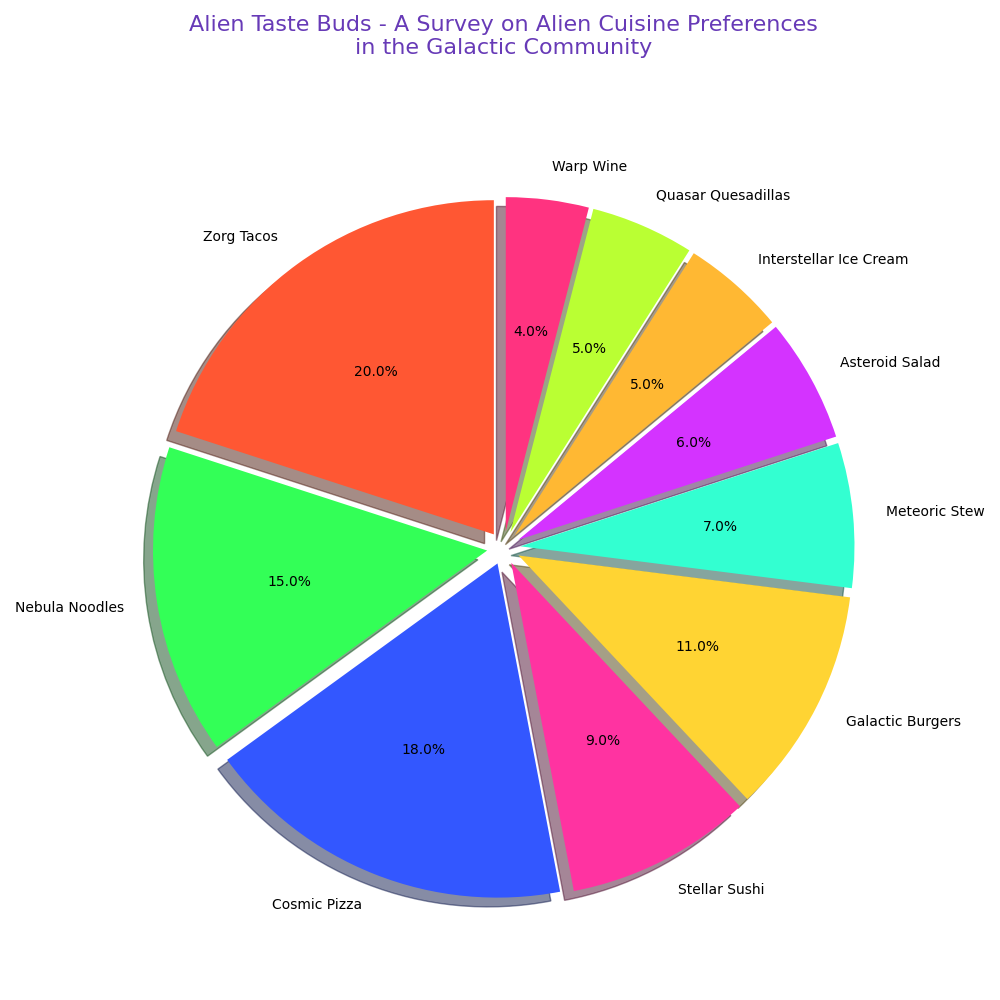

Reproduce this figure in Python.
import matplotlib.pyplot as plt

cuisines = ['Zorg Tacos', 'Nebula Noodles', 'Cosmic Pizza', 'Stellar Sushi', 
            'Galactic Burgers', 'Meteoric Stew', 'Asteroid Salad', 
            'Interstellar Ice Cream', 'Quasar Quesadillas', 'Warp Wine']
percentages = [20, 15, 18, 9, 11, 7, 6, 5, 5, 4]
colors = ['#FF5733', '#33FF57', '#3357FF', '#FF33A1', '#FFD433', 
          '#33FFD1', '#D433FF', '#FFB833', '#BAFF33', '#FF3380']

fig, ax = plt.subplots(figsize=(10, 10))

wedges, texts, autotexts = ax.pie(
    percentages,
    colors=colors,
    startangle=90,
    labels=cuisines,
    autopct='%1.1f%%',
    shadow=True,
    explode=[0.05]*len(cuisines)
)

ax.axis('equal')

plt.title('Alien Taste Buds - A Survey on Alien Cuisine Preferences\nin the Galactic Community', size=16, color='#673AB7', loc='center', pad=40)

plt.tight_layout()

plt.show()
